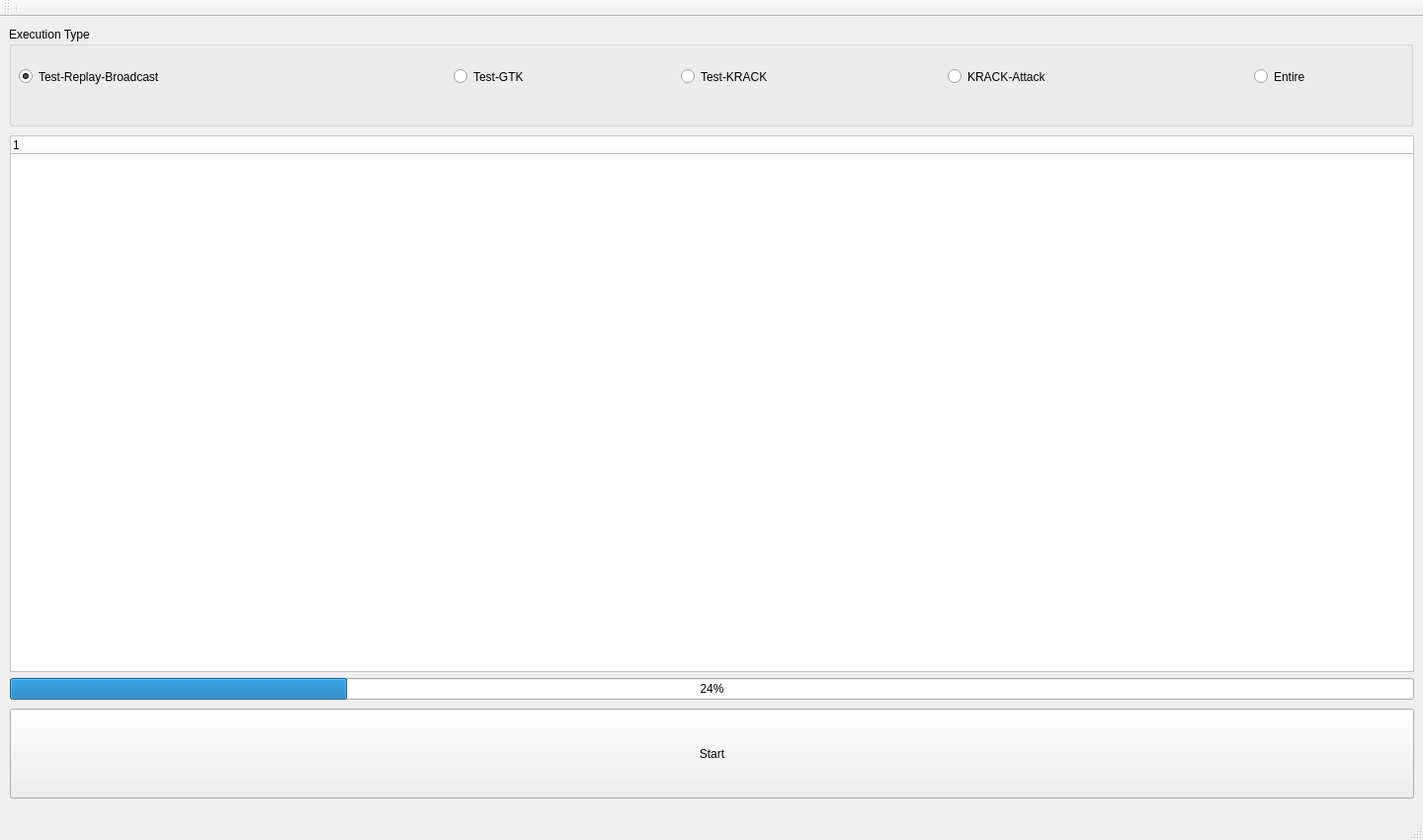
<?xml version="1.0" encoding="UTF-8"?>
<ui version="4.0">
 <class>MainWindow</class>
 <widget class="QMainWindow" name="MainWindow">
  <property name="enabled">
   <bool>true</bool>
  </property>
  <property name="geometry">
   <rect>
    <x>0</x>
    <y>0</y>
    <width>1440</width>
    <height>850</height>
   </rect>
  </property>
  <property name="minimumSize">
   <size>
    <width>1440</width>
    <height>850</height>
   </size>
  </property>
  <property name="maximumSize">
   <size>
    <width>1440</width>
    <height>850</height>
   </size>
  </property>
  <property name="windowTitle">
   <string>MainWindow</string>
  </property>
  <widget class="QWidget" name="centralwidget">
   <property name="enabled">
    <bool>true</bool>
   </property>
   <widget class="QPushButton" name="toggleButton">
    <property name="geometry">
     <rect>
      <x>10</x>
      <y>700</y>
      <width>1421</width>
      <height>91</height>
     </rect>
    </property>
    <property name="styleSheet">
     <string notr="true">font: 75 30pt &quot;맑은 고딕&quot;;</string>
    </property>
    <property name="text">
     <string>Start</string>
    </property>
   </widget>
   <widget class="QWidget" name="verticalLayoutWidget">
    <property name="geometry">
     <rect>
      <x>10</x>
      <y>120</y>
      <width>1421</width>
      <height>571</height>
     </rect>
    </property>
    <layout class="QVBoxLayout" name="verticalLayout_2">
     <item>
      <widget class="QTreeWidget" name="treeWidget">
       <property name="styleSheet">
        <string notr="true">background-color: rgb(255, 255, 255);</string>
       </property>
       <column>
        <property name="text">
         <string notr="true">1</string>
        </property>
       </column>
      </widget>
     </item>
     <item>
      <widget class="QProgressBar" name="progressBar">
       <property name="styleSheet">
        <string notr="true">font: 75 14pt &quot;맑은 고딕&quot;;</string>
       </property>
       <property name="value">
        <number>24</number>
       </property>
      </widget>
     </item>
    </layout>
   </widget>
   <widget class="QGroupBox" name="radio_buttons">
    <property name="geometry">
     <rect>
      <x>9</x>
      <y>10</y>
      <width>1421</width>
      <height>101</height>
     </rect>
    </property>
    <property name="title">
     <string>Execution Type</string>
    </property>
    <widget class="QRadioButton" name="radio_Replay_Broadcast">
     <property name="geometry">
      <rect>
       <x>10</x>
       <y>0</y>
       <width>401</width>
       <height>101</height>
      </rect>
     </property>
     <property name="styleSheet">
      <string notr="true">font: 75 18pt &quot;맑은 고딕&quot;;</string>
     </property>
     <property name="text">
      <string>Test-Replay-Broadcast</string>
     </property>
     <property name="checked">
      <bool>true</bool>
     </property>
    </widget>
    <widget class="QRadioButton" name="radio_Test_GTK">
     <property name="geometry">
      <rect>
       <x>450</x>
       <y>0</y>
       <width>271</width>
       <height>101</height>
      </rect>
     </property>
     <property name="styleSheet">
      <string notr="true">font: 75 18pt &quot;맑은 고딕&quot;;</string>
     </property>
     <property name="text">
      <string>Test-GTK</string>
     </property>
    </widget>
    <widget class="QRadioButton" name="radio_Test_KRACK">
     <property name="geometry">
      <rect>
       <x>680</x>
       <y>0</y>
       <width>349</width>
       <height>101</height>
      </rect>
     </property>
     <property name="styleSheet">
      <string notr="true">font: 75 18pt &quot;맑은 고딕&quot;;</string>
     </property>
     <property name="text">
      <string>Test-KRACK</string>
     </property>
    </widget>
    <widget class="QRadioButton" name="radio_KRACK_Attack">
     <property name="geometry">
      <rect>
       <x>950</x>
       <y>0</y>
       <width>391</width>
       <height>101</height>
      </rect>
     </property>
     <property name="styleSheet">
      <string notr="true">font: 75 18pt &quot;맑은 고딕&quot;;</string>
     </property>
     <property name="text">
      <string>KRACK-Attack</string>
     </property>
    </widget>
    <widget class="QRadioButton" name="radio_Entire">
     <property name="geometry">
      <rect>
       <x>1260</x>
       <y>0</y>
       <width>151</width>
       <height>101</height>
      </rect>
     </property>
     <property name="styleSheet">
      <string notr="true">font: 75 18pt &quot;맑은 고딕&quot;;</string>
     </property>
     <property name="text">
      <string>Entire</string>
     </property>
    </widget>
   </widget>
  </widget>
  <widget class="QMenuBar" name="menubar">
   <property name="geometry">
    <rect>
     <x>0</x>
     <y>0</y>
     <width>1440</width>
     <height>20</height>
    </rect>
   </property>
  </widget>
  <widget class="QStatusBar" name="statusbar"/>
  <widget class="QToolBar" name="toolBar">
   <property name="windowTitle">
    <string>toolBar</string>
   </property>
   <attribute name="toolBarArea">
    <enum>TopToolBarArea</enum>
   </attribute>
   <attribute name="toolBarBreak">
    <bool>false</bool>
   </attribute>
   <addaction name="separator"/>
  </widget>
 </widget>
 <resources/>
 <connections/>
</ui>
